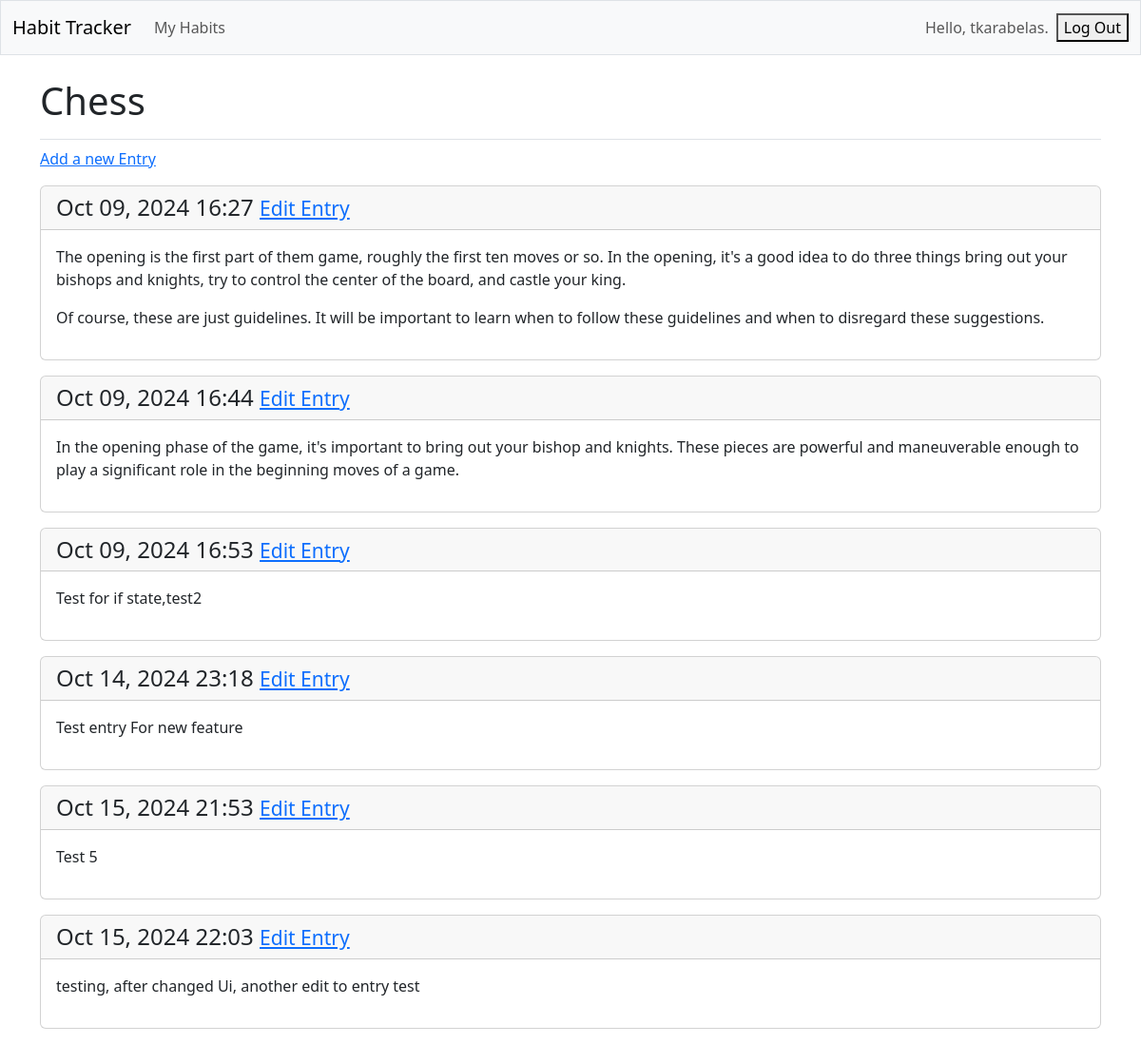
The page /topics/1/ (signed in) on the database its author committed.
### learning_logs/models.py (models this page shows, shortened)
class Topic(models.Model):
    text = models.CharField(max_length=200)
    date_added = models.DateTimeField(auto_now_add=True)
    owner = models.ForeignKey(User, on_delete=models.CASCADE)

class Entry(models.Model):
    topic = models.ForeignKey(Topic, on_delete=models.CASCADE)
    text = models.TextField()
    date_added = models.DateTimeField(auto_now_add=True)
    class Meta:
        verbose_name_plural = 'entries'

### learning_logs/views.py (the view)
# urls.py: path('topics/<int:topic_id>/', views.topic, name='topic'),
@login_required
def topic(request,topic_id):
    topic = Topic.objects.get(id=topic_id)
    if topic.owner != request.user:
        raise Http404
    entries = topic.entry_set.order_by
    context = {'topic': topic, 'entries': entries}
    return render(request, 'learning_logs/topic.html', context)

### learning_logs/templates/learning_logs/topic.html
{% extends 'learning_logs/base.html' %}
{% block page_header %}
<h1>{{ topic.text}}</h1>
{% endblock page_header %}
{% block content %}
<p>
    <a href="{% url 'learning_logs:new_entry' topic.id %}">Add a new Entry</a>
</p>
{% for entry in entries %}
    <div class="card mb-3">
        <h4 class="card-header">
            {{ entry.date_added|date:'M d, Y H:i' }}
            <small><a href="{% url 'learning_logs:edit_entry' entry.id %}">Edit Entry</a></small>
        </h4>
        <div class="card-body"> {{ entry.text|linebreaks }}</div>
    </div>
    {% empty %}
        <p>There are no entries for your Habit yet</p>
    {% endfor %}
{% endblock content %}

### learning_logs/templates/learning_logs/base.html (shortened to what this page needs)
<!DOCTYPE html>
<html lang="en">
<head>
    {% load django_bootstrap5 %}
    {% bootstrap_css %}
</head>
<body>
    <nav class="navbar navbar-expand-md navbar-light bg-light mb-4 border">
        <div class="container-fluid">
            <a class="navbar-brand" href="{% url 'learning_logs:index' %}">Habit Tracker</a>
            <div class="collapse navbar-collapse" id="navbarCollapse">
                <ul class="navbar-nav me-auto mb-2 mb-md-0">
                    <li class="nav-item">
                        <a class="nav-link" href="{% url 'learning_logs:topics' %}">
                            My Habits
                        </a>
                    </li>
                </ul>
                <ul class="navbar-nav ms-auto mb-2 mb-md-0">
                {% if user.is_authenticated %}
                <li class="nav-item">
                    <span class="navbar-text me-2"> Hello, {{ user.username }}.
                    </span></li>
                {% endif %}
                </ul>
                {% if user.is_authenticated %}
                    <form action="{% url 'accounts:logout' %}" method='post'>
                        <button name="submit">Log Out</button>
                    </form>
                {% endif %}
            </div>
        </div>
    </nav>
<main  class="container">
    <div class="pb-2 mb-2 border-bottom">
        {%block page_header %}{% endblock page_header %}
    </div>
    <div>
        {% block content %}{% endblock %}
    </div>
</main>
</body>
</html>

### rows shown on the page
Topic: text "Chess"
Entry: date_added "Oct 09, 2024 16:27", text "The opening is the first part of them game, roughly the first ten moves or so. In the opening, it's a good idea to do three things bring out your bishops and knights, try to control the center of the board, and castle your king. Of course, these are just guidelines. It will be important to learn when to follow these guidelines and when to disregard these suggestions."
Entry: date_added "Oct 09, 2024 16:44", text "In the opening phase of the game, it's important to bring out your bishop and knights. These pieces are powerful and maneuverable enough to play a significant role in the beginning moves of a game."
Entry: date_added "Oct 09, 2024 16:53", text "Test for if state,test2"
Entry: date_added "Oct 14, 2024 23:18", text "Test entry For new feature"
Entry: date_added "Oct 15, 2024 21:53", text "Test 5"
Entry: date_added "Oct 15, 2024 22:03", text "testing, after changed Ui, another edit to entry test"

### other values the page prints
{{ user.username }} "tkarabelas"
